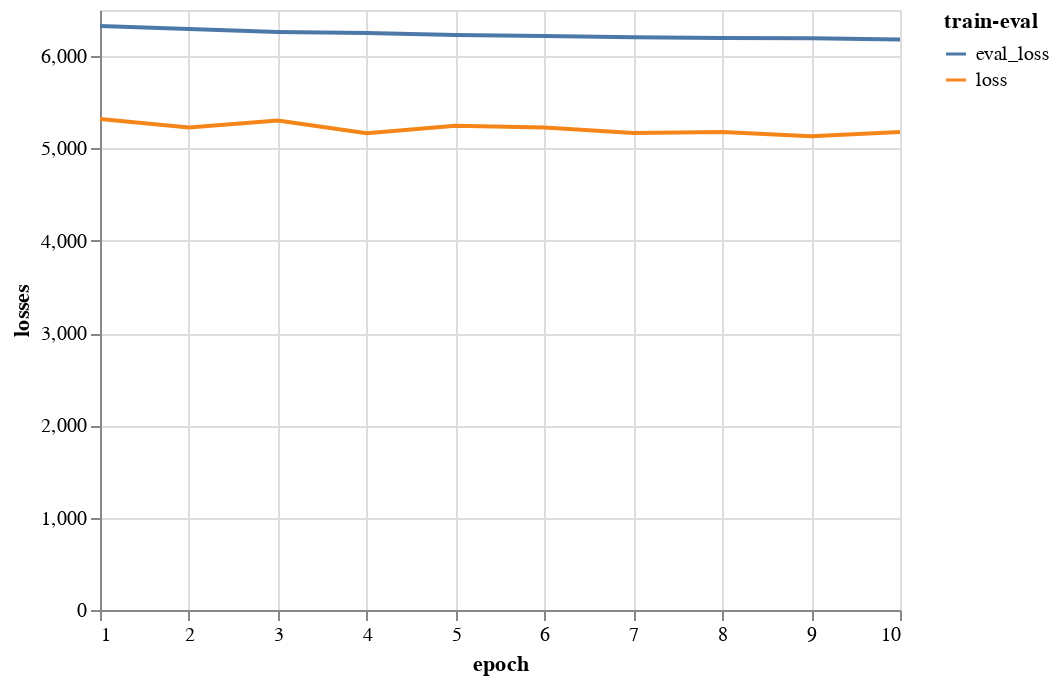

Notebook code cell kept with this figure:
### Code cell
# alt.Chart(df.reset_index(names = ['epoch']).melt(id_vars = ['epoch'], value_vars = ['loss', 'eval_loss'], var_name='train-eval', value_name='losses')).mark_line().encode(x = 'epoch', y = 'losses', color = 'train-eval')

### Figure 1 — Vega-Lite specification as saved in the notebook (floating-point values rounded to 4 significant figures)
{"config": {"view": {"continuousWidth": 400, "continuousHeight": 300}}, "data": {"name": "data-8c9d9aa03b3ce8bf0c9305a4c5274bf0"}, "mark": "line", "encoding": {"color": {"type": "nominal", "field": "train-eval"}, "x": {"type": "quantitative", "field": "epoch"}, "y": {"type": "quantitative", "field": "losses"}}, "$schema": "https://vega.github.io/schema/vega-lite/v4.8.1.json", "datasets": {"data-8c9d9aa03b3ce8bf0c9305a4c5274bf0": [{"epoch": 1.0, "train-eval": "loss", "losses": 5320.0}, {"epoch": 2.0, "train-eval": "loss", "losses": 5227.0}, {"epoch": 3.0, "train-eval": "loss", "losses": 5303.0}, {"epoch": 4.0, "train-eval": "loss", "losses": 5164.0}, {"epoch": 5.0, "train-eval": "loss", "losses": 5245.0}, {"epoch": 6.0, "train-eval": "loss", "losses": 5227.0}, {"epoch": 7.0, "train-eval": "loss", "losses": 5167.0}, {"epoch": 8.0, "train-eval": "loss", "losses": 5179.0}, {"epoch": 9.0, "train-eval": "loss", "losses": 5132.0}, {"epoch": 10.0, "train-eval": "loss", "losses": 5179.0}, {"epoch": 1.0, "train-eval": "eval_loss", "losses": 6327.0}, {"epoch": 2.0, "train-eval": "eval_loss", "losses": 6295.0}, {"epoch": 3.0, "train-eval": "eval_loss", "losses": 6263.0}, {"epoch": 4.0, "train-eval": "eval_loss", "losses": 6252.0}, {"epoch": 5.0, "train-eval": "eval_loss", "losses": 6228.0}, {"epoch": 6.0, "train-eval": "eval_loss", "losses": 6219.0}, {"epoch": 7.0, "train-eval": "eval_loss", "losses": 6205.0}, {"epoch": 8.0, "train-eval": "eval_loss", "losses": 6197.0}, {"epoch": 9.0, "train-eval": "eval_loss", "losses": 6193.0}, {"epoch": 10.0, "train-eval": "eval_loss", "losses": 6181.0}]}}
